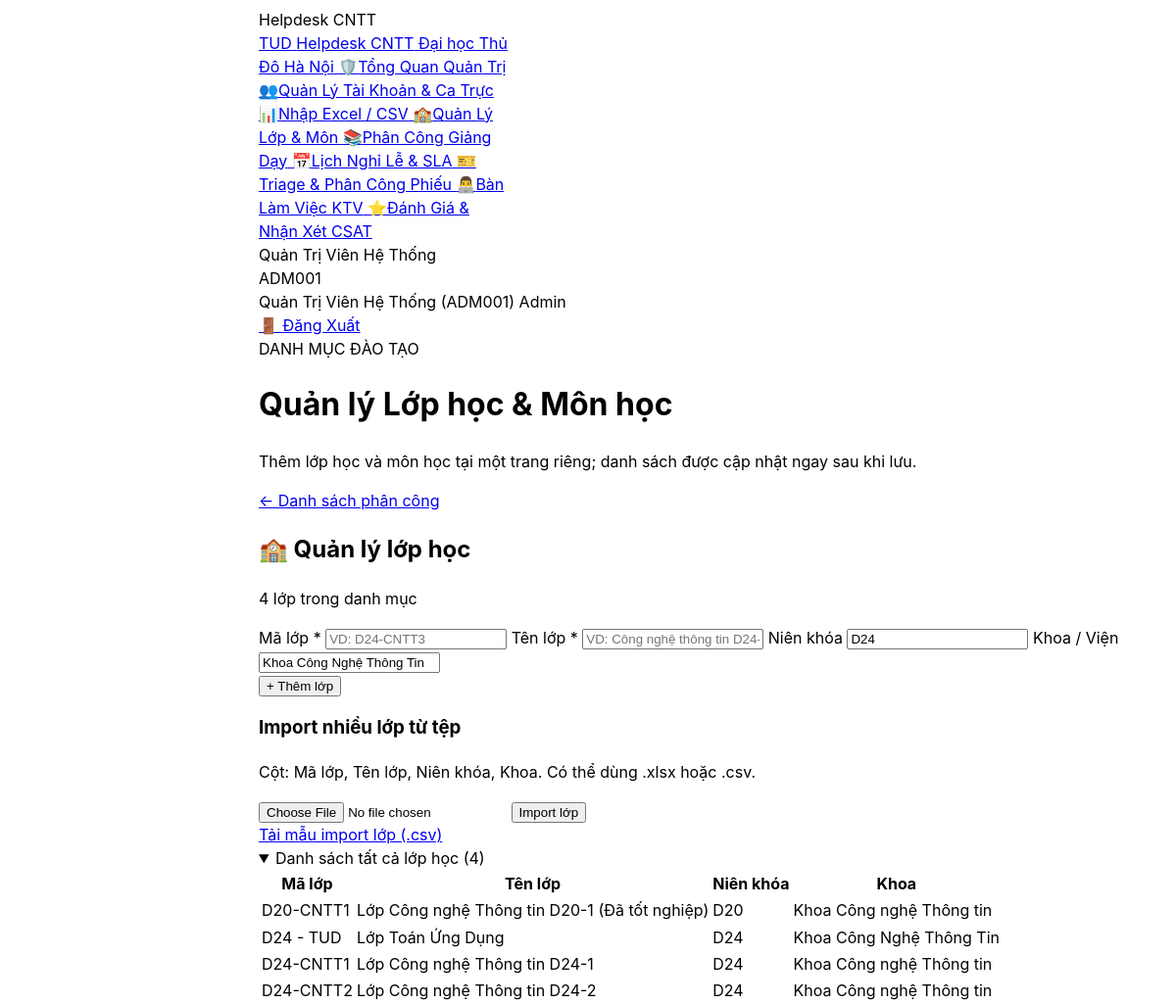
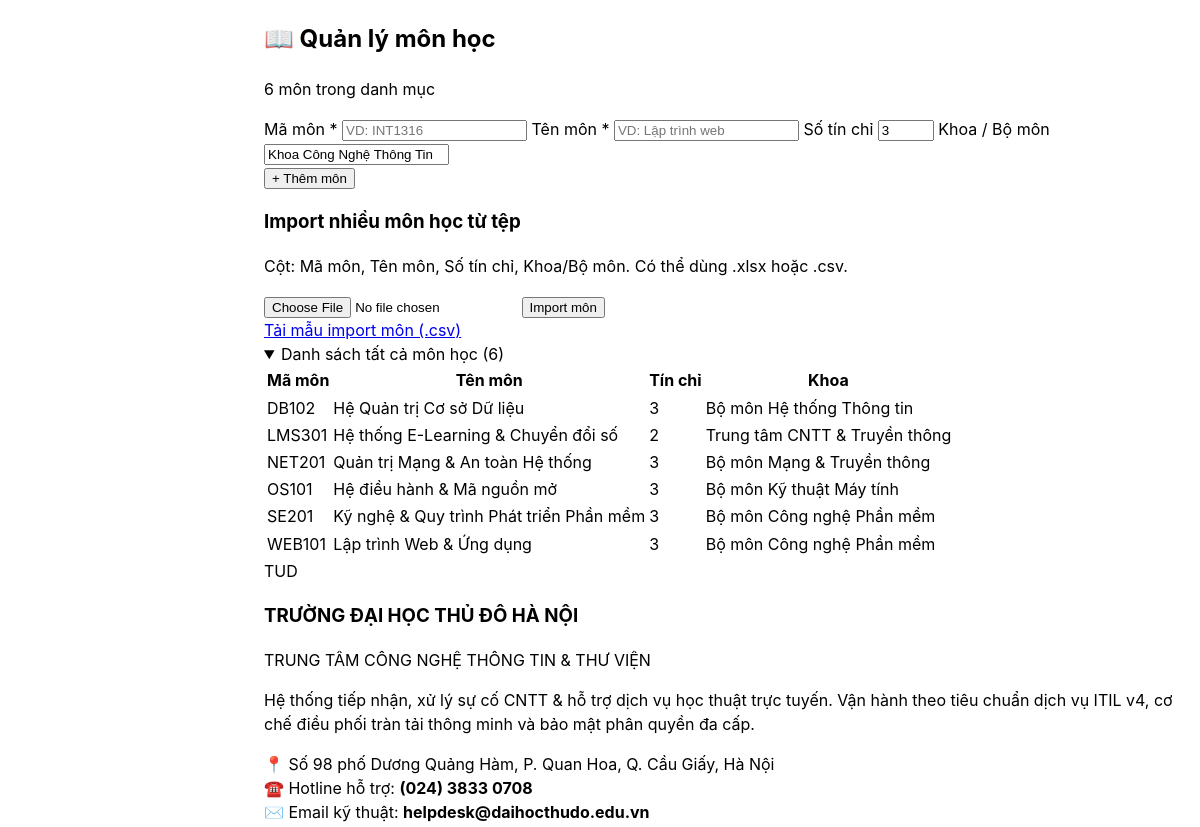
The page /assignments/index.php?action=manage_catalog (signed in, upper part) on the database as committed earlier (2 pictures, top to bottom).
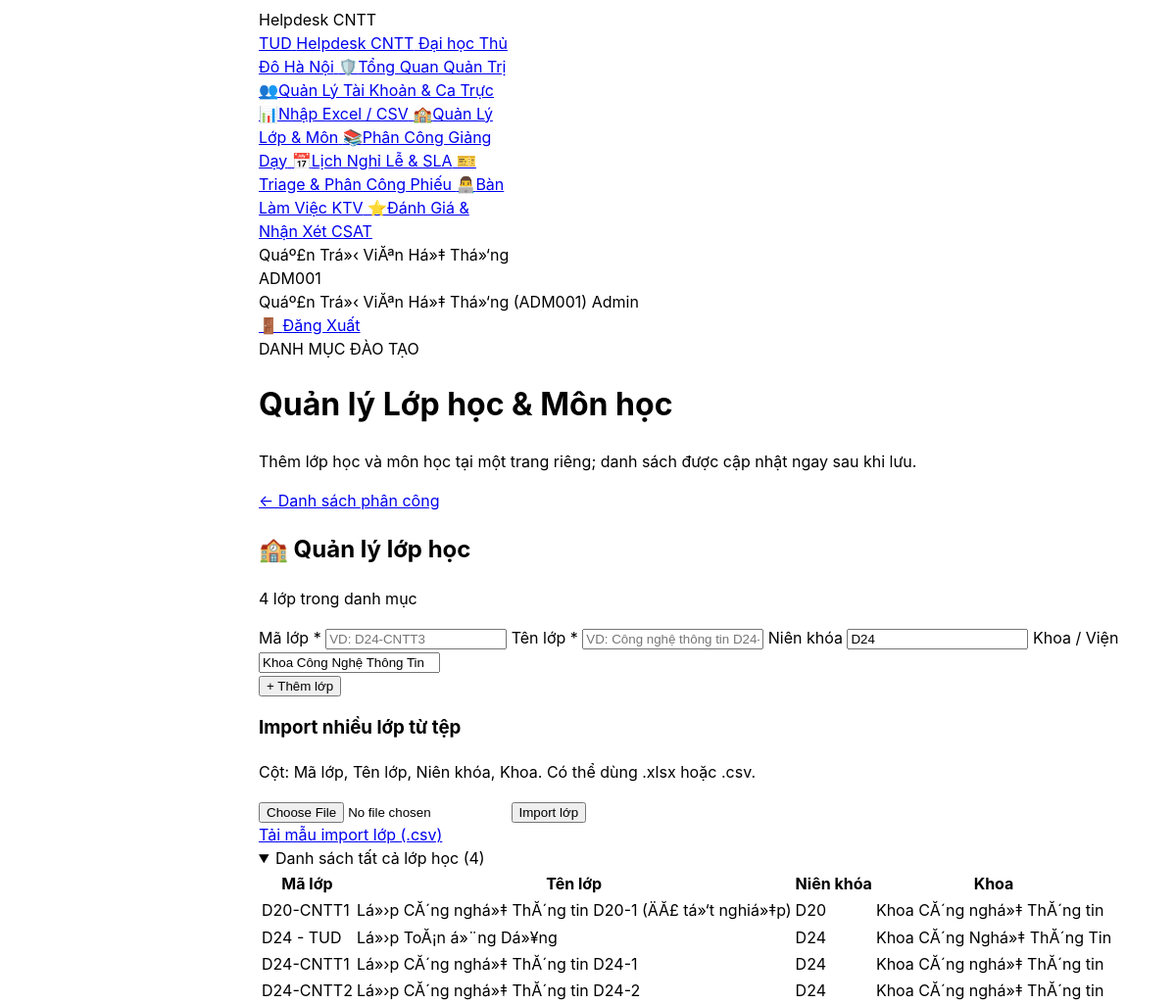
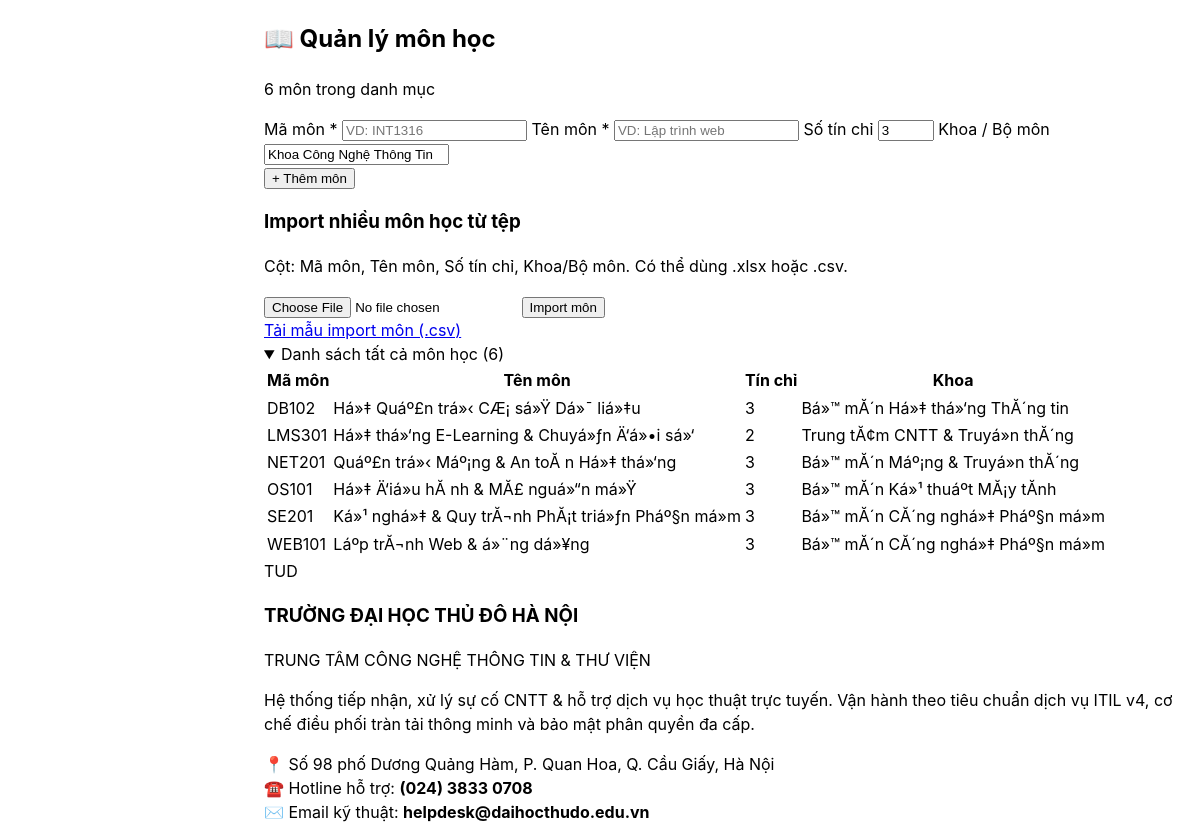
The same page on the database as committed later (2 pictures, top to bottom).
### tables this page shows
CREATE TABLE `classes` (
  `id` int(10) unsigned NOT NULL AUTO_INCREMENT,
  `class_code` varchar(30) NOT NULL,
  `name` varchar(100) NOT NULL,
  `cohort` varchar(20) NOT NULL DEFAULT 'D24',
  `faculty` varchar(100) NOT NULL DEFAULT 'Khoa CĂ´ng nghá»‡ ThĂ´ng tin',
  `academic_year` varchar(30) NOT NULL DEFAULT '2024-2028',
  `created_at` datetime NOT NULL DEFAULT current_timestamp(),
  PRIMARY KEY (`id`),
  UNIQUE KEY `uq_classes_code` (`class_code`)
);

CREATE TABLE `courses` (
  `id` int(10) unsigned NOT NULL AUTO_INCREMENT,
  `course_code` varchar(30) NOT NULL,
  `name` varchar(100) NOT NULL,
  `credits` tinyint(3) unsigned NOT NULL DEFAULT 3,
  `department` varchar(100) NOT NULL DEFAULT 'Bá»™ mĂ´n CĂ´ng nghá»‡ Pháº§n má»m',
  `created_at` datetime NOT NULL DEFAULT current_timestamp(),
  PRIMARY KEY (`id`),
  UNIQUE KEY `uq_courses_code` (`course_code`)
);

### app/Controllers/Lecturer/CourseAssignmentController.php (called while the page is built, shortened)
<?php
require_once __DIR__ . '/../../Models/CourseAssignment.php';
class CourseAssignmentController
{
    public function manageCatalog(): void
    {
        $classes = CourseAssignment::getAllClasses();
        $courses = CourseAssignment::getAllCourses();
        $flash = $_SESSION['flash'] ?? null;
        $importedList = $flash['imported_list'] ?? null;
        require __DIR__ . '/../../../views/lecturer/assignments/catalog.php';
    }
}

### assignments/index.php (called while the page is built, shortened)
<?php
require_once __DIR__ . '/../app/Controllers/Lecturer/CourseAssignmentController.php';
$action = $_GET['action'] ?? 'index';
$controller = new CourseAssignmentController();
match ($action) {
    'create'             => $controller->create(),
    'edit'               => $controller->edit(),
    'delete'             => $controller->delete(),
    'export_csv'         => $controller->exportCsv(),
    'toggle_lock'        => $controller->toggleLock(),
    'manage_catalog'     => $controller->manageCatalog(),
    'add_class'          => $controller->addClass(),
    'add_course'         => $controller->addCourse(),
    'import_classes'     => $controller->importClasses(),
    'import_courses'     => $controller->importCourses(),
    'import_assignments' => $controller->importAssignments(),
    'download_template'  => $controller->downloadTemplate(),
    default              => $controller->index(),
};

### config/database.php (called while the page is built, shortened)
<?php
if (!function_exists('db')) {
    function db(): PDO {
        static $pdo = null;
        if ($pdo !== null) {
            return $pdo;
        }
        if (class_exists('App\Core\Database')) {
            $pdo = \App\Core\Database::getConnection();
            return $pdo;
        }
        return $pdo;
    }
}
if (!function_exists('get_app_base_url')) {
    function get_app_base_url(): string {
        $docRoot = str_replace('\\', '/', realpath($_SERVER['DOCUMENT_ROOT'] ?? '') ?: ($_SERVER['DOCUMENT_ROOT'] ?? ''));
        $appRoot = str_replace('\\', '/', realpath(__DIR__ . '/..') ?: dirname(__DIR__));
        if ($docRoot && str_starts_with($appRoot, $docRoot)) {
            $rel = substr($appRoot, strlen($docRoot));
            $base = '/' . trim(str_replace('\\', '/', $rel), '/') . '/';
            return str_replace('//', '/', $base);
        }
        return '/';
    }
}
return [
    'driver'    => 'mysql',
    'host'      => '127.0.0.1',
    'port'      => 3306,
    'database'  => 'helpdesk_thudo',
    'username'  => 'root',
    'password'  => '12345678',
    'charset'   => 'utf8mb4',
    'collation' => 'utf8mb4_unicode_ci',
    'options'   => [
        PDO::ATTR_ERRMODE            => PDO::ERRMODE_EXCEPTION,
        PDO::ATTR_DEFAULT_FETCH_MODE => PDO::FETCH_ASSOC,
        PDO::ATTR_EMULATE_PREPARES   => true,
    ],
];

### app/Models/CourseAssignment.php (called while the page is built, shortened)
<?php
require_once __DIR__ . '/../../config/database.php';
class CourseAssignment
{
    public static function getAllClasses(): array
    {
        $stmt = db()->prepare("SELECT id, class_code, name, cohort, faculty AS department FROM classes ORDER BY class_code");
        $stmt->execute();
        return $stmt->fetchAll();
    }
    public static function getAllCourses(): array
    {
        $stmt = db()->prepare("SELECT id, course_code, name, credits, department FROM courses ORDER BY course_code");
        $stmt->execute();
        return $stmt->fetchAll();
    }
}

### views/lecturer/assignments/catalog.php (the view, shortened to what the changed rows need)
<?php
$pageTitle = 'Quản lý Lớp học & Môn học';
require_once __DIR__ . '/../../../config/database.php';
?>
<!DOCTYPE html>
<html lang="vi">
<head>
    <script src="https://www.gstatic.com/antigravity/web/dev/tailwindcss.min.js"></script>
</head>
<body class="bg-slate-50 text-slate-800 font-sans antialiased min-h-screen flex flex-col justify-between">
<?php require_once __DIR__ . '/../../../includes/navbar.php'; ?>
<main class="flex-1 max-w-7xl mx-auto w-full px-4 sm:px-6 lg:px-8 py-6 space-y-6">
    <div class="bg-gradient-to-r from-slate-900 via-indigo-950 to-slate-900 text-white rounded-3xl p-6 shadow-md border border-indigo-900/50 flex flex-col md:flex-row md:items-center justify-between gap-4">
        <div>
            <h1 class="text-2xl font-black mt-2"><?= htmlspecialchars($pageTitle) ?></h1>
        </div>
    </div>
    <div class="grid grid-cols-1 xl:grid-cols-2 gap-6">
        <section class="bg-white border border-slate-200 rounded-3xl p-6 shadow-sm space-y-5">
            <div class="flex items-center justify-between border-b border-slate-100 pb-3">
                <div>
                    <h2 class="text-lg font-black text-slate-900">🏫 Quản lý lớp học</h2>
                </div>
            </div>
            <details class="group" <?= ($importedList['type'] ?? '') === 'classes' ? '' : 'open' ?>>
                <div class="overflow-x-auto border border-slate-100 rounded-xl mt-2">
                <table class="w-full text-left text-xs">
                    <thead class="bg-slate-50 text-slate-600">
                        <tr>
                            <th class="px-3 py-2.5">Mã lớp</th>
                            <th class="px-3 py-2.5">Tên lớp</th>
                            <th class="px-3 py-2.5">Niên khóa</th>
                            <th class="px-3 py-2.5">Khoa</th>
                        </tr>
                    </thead>
                    <tbody class="divide-y divide-slate-100">
                        <?php if (empty($classes)): ?>
                            <tr><td colspan="4" class="px-3 py-5 text-center text-slate-400">Chưa có lớp học.</td></tr>
                        <?php else: ?>
                            <?php foreach ($classes as $class): ?>
                                <tr>
                                    <td class="px-3 py-2.5 font-mono font-bold text-indigo-700"><?= htmlspecialchars($class['class_code']) ?></td>
                                    <td class="px-3 py-2.5"><?= htmlspecialchars($class['name']) ?></td>
                                    <td class="px-3 py-2.5"><?= htmlspecialchars($class['cohort'] ?? '') ?></td>
                                    <td class="px-3 py-2.5"><?= htmlspecialchars($class['department'] ?? '') ?></td>
                                </tr>
                            <?php endforeach; ?>
                        <?php endif; ?>
                    </tbody>
                </table>
                </div>
            </details>
        </section>
        <section class="bg-white border border-slate-200 rounded-3xl p-6 shadow-sm space-y-5">
            <div class="flex items-center justify-between border-b border-slate-100 pb-3">
                <div>
                    <h2 class="text-lg font-black text-slate-900">📖 Quản lý môn học</h2>
                </div>
            </div>
            <details class="group" <?= ($importedList['type'] ?? '') === 'courses' ? '' : 'open' ?>>
                <div class="overflow-x-auto border border-slate-100 rounded-xl mt-2">
                <table class="w-full text-left text-xs">
                    <thead class="bg-slate-50 text-slate-600">
                        <tr>
                            <th class="px-3 py-2.5">Mã môn</th>
                            <th class="px-3 py-2.5">Tên môn</th>
                            <th class="px-3 py-2.5 text-center">Tín chỉ</th>
                            <th class="px-3 py-2.5">Khoa</th>
                        </tr>
                    </thead>
                    <tbody class="divide-y divide-slate-100">
                        <?php if (empty($courses)): ?>
                            <tr><td colspan="4" class="px-3 py-5 text-center text-slate-400">Chưa có môn học.</td></tr>
                        <?php else: ?>
                            <?php foreach ($courses as $course): ?>
                                <tr>
                                    <td class="px-3 py-2.5 font-mono font-bold text-indigo-700"><?= htmlspecialchars($course['course_code']) ?></td>
                                    <td class="px-3 py-2.5"><?= htmlspecialchars($course['name']) ?></td>
                                    <td class="px-3 py-2.5 text-center"><?= (int) $course['credits'] ?></td>
                                    <td class="px-3 py-2.5"><?= htmlspecialchars($course['department'] ?? '') ?></td>
                                </tr>
                            <?php endforeach; ?>
                        <?php endif; ?>
                    </tbody>
                </table>
                </div>
            </details>
        </section>
    </div>
</main>
</body>
</html>

### includes/navbar.php (shortened to what the changed rows need)
<?php
require_once __DIR__ . '/../config/database.php';
$appBase = get_app_base_url();
$currentUser = $_SESSION['user'] ?? null;
$isLoggedIn  = !empty($currentUser);
$userRole    = $currentUser['role'] ?? 'guest';
$userType    = $currentUser['user_type'] ?? 'guest';
$hasFixedSidebar = $isLoggedIn;
$requestPath = parse_url($_SERVER['REQUEST_URI'] ?? '', PHP_URL_PATH) ?: '';
$appPath = rtrim((string)(parse_url($appBase, PHP_URL_PATH) ?: '/'), '/');
$currentPage = ltrim(substr($requestPath, strlen($appPath)), '/');
$currentAction = (string)($_GET['action'] ?? $_POST['action'] ?? '');
$navAttributes = static function (array $paths, ?array $actions = null) use ($currentPage, $currentAction): string {
    $isActive = in_array($currentPage, $paths, true)
        && ($actions === null || in_array($currentAction, $actions, true));
    $classes = $isActive
        ? 'px-3 py-1.5 rounded-lg font-bold text-white bg-slate-800 border-l-2 border-indigo-400 transition flex items-center gap-1.5'
        : 'px-3 py-1.5 rounded-lg font-semibold text-slate-200 hover:text-white hover:bg-slate-800 transition flex items-center gap-1.5';
    return 'class="' . $classes . '"' . ($isActive ? ' aria-current="page"' : '');
};
?>
<script src="https://www.gstatic.com/antigravity/web/dev/tailwindcss.min.js"></script>
<header class="bg-slate-900 border-b border-slate-800 text-slate-100 sticky top-0 z-[70] shadow-md relative">
    <div class="max-w-7xl mx-auto px-4 sm:px-6 lg:px-8">
        <div class="flex items-center justify-between min-h-14">
            <?php if ($hasFixedSidebar): ?>
                <nav aria-label="Điều hướng chính" class="app-role-sidebar fixed top-0 bottom-0 left-0 z-[80] flex flex-col overflow-y-auto bg-slate-900 p-4 shadow-2xl ring-1 ring-white/10 items-stretch gap-1 text-sm">
            <?php else: ?>
                <nav id="primary-navigation" aria-label="Điều hướng chính" class="flex min-w-0 flex-1 items-center gap-1 overflow-x-auto px-2 text-sm">
            <?php endif; ?>
                <?php if ($hasFixedSidebar): ?>
                    <div class="sidebar-user-copy mt-auto border-t border-slate-700/80 pt-4 text-xs text-slate-200">
                        <div class="truncate font-semibold"><?php echo htmlspecialchars($currentUser['name']); ?></div>
                        <div class="mt-1 text-slate-400"><?php echo htmlspecialchars($currentUser['user_code']); ?></div>
                    </div>
                <?php endif; ?>
            </nav>
            <div class="flex items-center gap-2 shrink-0">
                <?php if ($isLoggedIn): ?>
                    <div class="hidden sm:flex items-center gap-2 bg-slate-800/80 border border-slate-700/80 px-3 py-1 rounded-xl text-xs">
                        <span class="font-semibold text-white"><?php echo htmlspecialchars($currentUser['name']); ?></span>
                        <span class="text-slate-400 font-mono text-[11px]">(<?php echo htmlspecialchars($currentUser['user_code']); ?>)</span>
                        <span class="px-1.5 py-0.5 rounded bg-indigo-500/20 text-indigo-300 text-[10px] font-bold uppercase">
                            <?php
                            if ($userRole === 'admin') echo 'Admin';
                            elseif ($userRole === 'agent') echo 'KTV';
                            elseif ($userType === 'lecturer') echo 'Giảng Viên';
                            else echo 'Sinh Viên';
                            ?>
                        </span>
                    </div>
                    <a href="<?php echo $appBase; ?>index.php?action=logout"
                       aria-label="Đăng xuất" title="Đăng xuất"
                       onclick="return confirm('Bạn có chắc chắn muốn đăng xuất?');"
                       class="px-2 sm:px-2.5 py-1.5 bg-rose-600/20 hover:bg-rose-600 text-rose-300 hover:text-white border border-rose-500/30 rounded-xl text-xs font-bold transition flex items-center gap-1">
                        <span>🚪</span> <span class="hidden sm:inline">Đăng Xuất</span>
                    </a>
                <?php else: ?>
                    <a href="<?php echo $appBase; ?>index.php" aria-label="Đăng nhập" class="px-3 sm:px-4 py-1.5 bg-indigo-600 hover:bg-indigo-500 text-white font-bold rounded-xl text-xs transition shadow-sm">
                        🔑 <span class="sr-only sm:not-sr-only">Đăng Nhập</span>
                    </a>
                <?php endif; ?>
            </div>
        </div>
    </div>
</header>

Rows that differ between the two databases and show on the page:
changed classes "D20-CNTT1": name "Lớp Công nghệ Thông tin D20-1 (Đã tốt nghiệp)" → "Lá»›p CĂ´ng nghá»‡ ThĂ´ng tin D20-1 (ÄĂ£ tá»‘t nghiá»‡p)"; faculty "Khoa Công nghệ Thông tin" → "Khoa CĂ´ng nghá»‡ ThĂ´ng tin"
changed classes "D24 - TUD": name "Lớp Toán Ứng Dụng" → "Lá»›p ToĂ¡n á»¨ng Dá»¥ng"; faculty "Khoa Công Nghệ Thông Tin" → "Khoa CĂ´ng Nghá»‡ ThĂ´ng Tin"
changed classes "D24-CNTT1": name "Lớp Công nghệ Thông tin D24-1" → "Lá»›p CĂ´ng nghá»‡ ThĂ´ng tin D24-1"; faculty "Khoa Công nghệ Thông tin" → "Khoa CĂ´ng nghá»‡ ThĂ´ng tin"
changed classes "D24-CNTT2": name "Lớp Công nghệ Thông tin D24-2" → "Lá»›p CĂ´ng nghá»‡ ThĂ´ng tin D24-2"; faculty "Khoa Công nghệ Thông tin" → "Khoa CĂ´ng nghá»‡ ThĂ´ng tin"
changed courses "DB102": name "Hệ Quản trị Cơ sở Dữ liệu" → "Há»‡ Quáº£n trá»‹ CÆ¡ sá»Ÿ Dá»¯ liá»‡u"; department "Bộ môn Hệ thống Thông tin" → "Bá»™ mĂ´n Há»‡ thá»‘ng ThĂ´ng tin"
changed courses "LMS301": name "Hệ thống E-Learning & Chuyển đổi số" → "Há»‡ thá»‘ng E-Learning & Chuyá»ƒn Ä‘á»•i sá»‘"; department "Trung tâm CNTT & Truyền thông" → "Trung tĂ¢m CNTT & Truyá»n thĂ´ng"
changed courses "NET201": name "Quản trị Mạng & An toàn Hệ thống" → "Quáº£n trá»‹ Máº¡ng & An toĂ n Há»‡ thá»‘ng"; department "Bộ môn Mạng & Truyền thông" → "Bá»™ mĂ´n Máº¡ng & Truyá»n thĂ´ng"
changed courses "OS101": name "Hệ điều hành & Mã nguồn mở" → "Há»‡ Ä‘iá»u hĂ nh & MĂ£ nguá»“n má»Ÿ"; department "Bộ môn Kỹ thuật Máy tính" → "Bá»™ mĂ´n Ká»¹ thuáº­t MĂ¡y tĂ­nh"
changed courses "SE201": name "Kỹ nghệ & Quy trình Phát triển Phần mềm" → "Ká»¹ nghá»‡ & Quy trĂ¬nh PhĂ¡t triá»ƒn Pháº§n má»m"; department "Bộ môn Công nghệ Phần mềm" → "Bá»™ mĂ´n CĂ´ng nghá»‡ Pháº§n má»m"
changed courses "WEB101": name "Lập trình Web & Ứng dụng" → "Láº­p trĂ¬nh Web & á»¨ng dá»¥ng"; department "Bộ môn Công nghệ Phần mềm" → "Bá»™ mĂ´n CĂ´ng nghá»‡ Pháº§n má»m"
Other text that changed with them:
$currentUser['name']: "Quản Trị Viên Hệ Thống" → "Quáº£n Trá»‹ ViĂªn Há»‡ Thá»‘ng"
